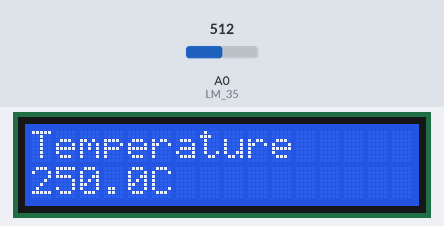
This sketch was run on a simulated Arduino Uno, built with avr-gcc and run on an emulated ATmega328P. On the bench: 16×2 character LCD. The inputs (shaded band) are chosen by the test bench; at power-on: A0 (LM_35) = 512.

Above: at 1.2 s.
1.3 s: A0 (LM_35) set to 716
At 2.6 s:
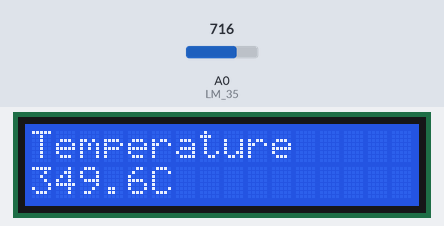
3.5 s: A0 (LM_35) set to 900
At 5.2 s:
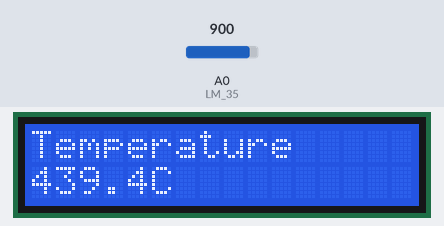
5.5 s: A0 (LM_35) set to 1023
At 7.1 s:
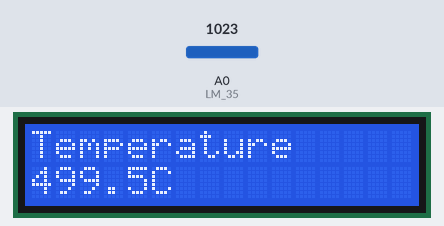
Timing chart, 0 to 8.6 s (numbered marks = the images above; inputs shaded):
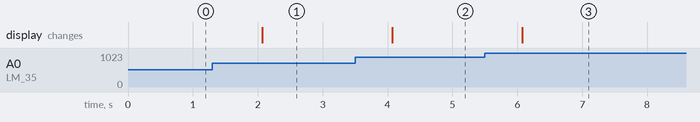

Measured:
- after the input at 1.3 s, the display: changes after 0.77 s (image 1)
- after the input at 3.5 s, the display: changes after 0.57 s (image 2)
- after the input at 5.5 s, the display: changes after 0.58 s (image 3)

The sketch:

TempModule.ino
```cpp
#include<LiquidCrystal.h>
LiquidCrystal LCD(12, 11, 5, 4, 3, 2);
const int LM_35 = A0;
int in_val = 0;
float temperature = 0;

void setup() {
  // put your setup code here, to run once:
  LCD.begin(16, 2);
  LCD.home();
  LCD.print("Temperature");
}

void loop() {
  in_val = analogRead(LM_35);
  temperature = (5.0 * in_val * 100.0) / 1024;
  LCD.setCursor(0, 1);
  LCD.print(temperature);
  LCD.setCursor(5, 1);
  LCD.print("C");
  delay(1000);
}
```
